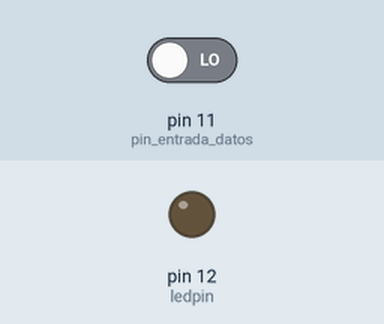
This sketch was run on a simulated Arduino Uno, built with avr-gcc and run on an emulated ATmega328P. Shown: output pins drawn as LEDs (lit = HIGH). Inputs (shaded band) come from the test bench; at power-on: pin 11 (pin_entrada_datos) LOW.

Above: at 1.2 s.
1.3 s: pin 11 (pin_entrada_datos) driven HIGH
At 1.9 s:
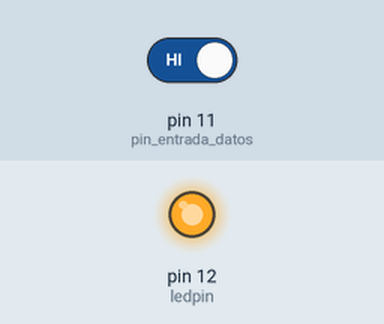
2.8 s: pin 11 (pin_entrada_datos) driven LOW
At 4.2 s:
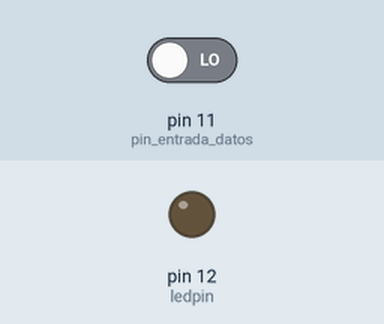
Timing chart, 0 to 5.8 s (numbered marks = the images above; inputs shaded):
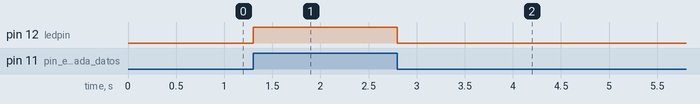

Measured:
- after the input at 1.3 s, pin 12 (ledpin): LOW → HIGH at once
- after the input at 2.8 s, pin 12 (ledpin): HIGH → LOW at once

The sketch:

codigoparasensoresdigitales_movimiento.ino
```cpp
int ledpin = 12;
int pin_entrada_datos = 11;
int movimiento = LOW;
int estado = 0;

void setup() {
  pinMode(ledpin, OUTPUT);
  pinMode(pin_entrada_datos, INPUT);

}

void loop() {
  estado = digitalRead(pin_entrada_datos);

  if (estado == HIGH)
  {
    digitalWrite(ledpin,HIGH);
    movimiento = HIGH;

    }

   else
   {
    digitalWrite(ledpin,LOW);
    movimiento = LOW;
    }

}
```
